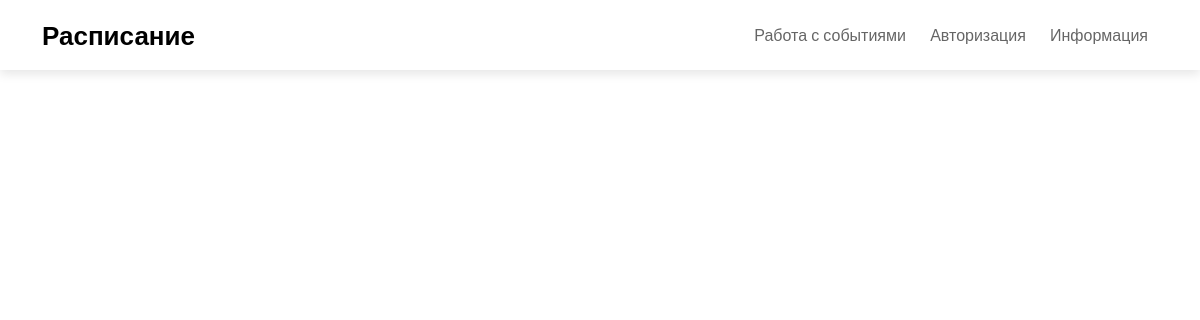
The app's page /, older data.
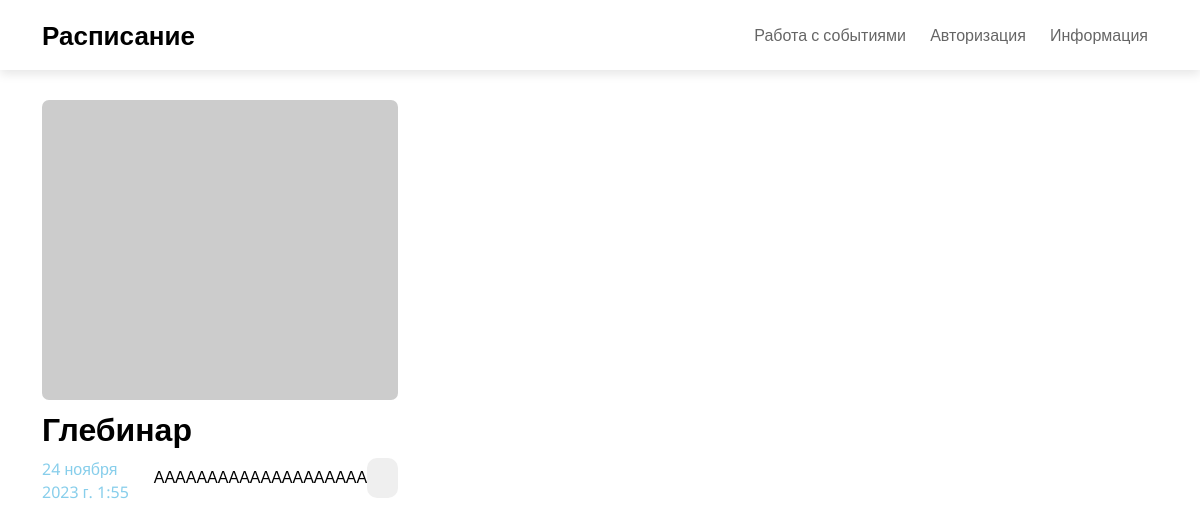
The same page, newer data.
### app1/models.py (models this page shows)
class StudySession(models.Model):
    group = models.CharField(max_length=10)
    title = models.CharField(max_length=255)
    short_title = models.CharField(default="ПРДМТ",max_length=10, blank=True, null=True)
    session_type = models.PositiveSmallIntegerField(default=0, blank=True, null=True)
    subgroup = models.PositiveSmallIntegerField(default=0, blank=True, null=True)
    comment = models.TextField(default="Здесь могла быть ваша заметка", blank=True, null=True)
    time_start = models.DateTimeField()
    time_end = models.DateTimeField()

### app1/views.py (the view)
# urls.py: path('', index),
def index(request):
    studysession = StudySession.objects.all()
    return render(request, "html/index.html", {"studysession": studysession})

### app1/templates/html/index.html (shortened to what this page needs)
<!DOCTYPE html>
{% load static %}
<html lang="ru">
<head>
	<link rel="stylesheet" href="/static/styles/bootstrap-reboot.min.css">
	<link rel="stylesheet" href="/static/styles/bootstrap-grid.min.css">
	<link rel="stylesheet" href="/static/styles/styles.css">
</head>
<body>
	<nav class="navbar">
		<div class="container">
			<a href="index.html" class="navbar-brand">Расписание</a>
			<ul class="navbar-menu">
				<li><a href="index_addDel.html">Работа с событиями</a></li>
				<li><a href="index_info.html">Авторизация</a></li>
				<li><a href="index_info.html">Информация</a></li>
			</ul>
		</div>
	</nav>
	<div class="container">
		<div class="row">
		 {% for lesson in studysession %}
			<div class="col-md-4">
				<div class="new">
					<div class = "image">
						<img src = "http://placehold.it/300x400" alt ="">
					</div>
					<div class="info">
						<h3>{{ lesson.title }}</h3>
						<div class="info-description">
							<span class="time">{{ lesson.time_start }}</span>
							<span class="description">{{ lesson.comment }}</span>
							<button class="go-to-new"></button>
						</div>
					</div>
				</div>
			</div>
			{% endfor %}
		</div>
	</div>
</body>
</html>

Row changes from the older to the newer data that the page shows:
added StudySession: title "Глебинар", time_start "24 ноября 2023 г. 1:55", comment "АААААААААААААААААААА"
